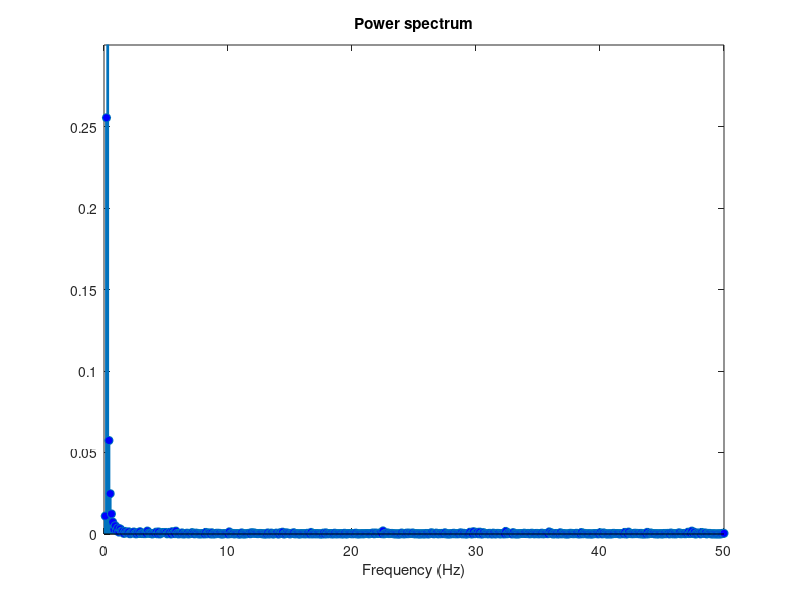

The MATLAB source for this figure:
% scrap
clc;clf
n = 1000; 
dt = 0.01;
fs = 1/dt;
tspan = (0:n-1)/fs;
d_m = 2; % meters
V_m = 2 + rand(1,n)*(3);
y = (V_m./2).*(1-cos(pi.*tspan./d_m));
Y = fft(y)/n;
f = (0:n-1)*fs/n;
Y(1) = [];f(1) = [];
% compute and display the power spectrum
nyquist=fs/2;
f = (1:n/2)/(n/2)*nyquist;
Pyy = abs(Y(1:n/2)).^2;
stem(f,Pyy,'linewidth',2,'MarkerFaceColor','blue')
title('Power spectrum')
xlabel('Frequency (Hz)');ylim([0 0.3])
